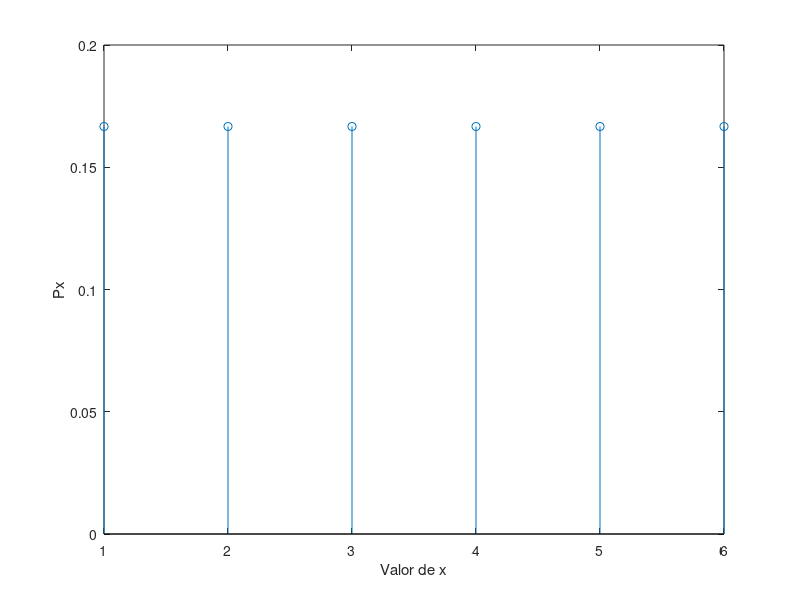
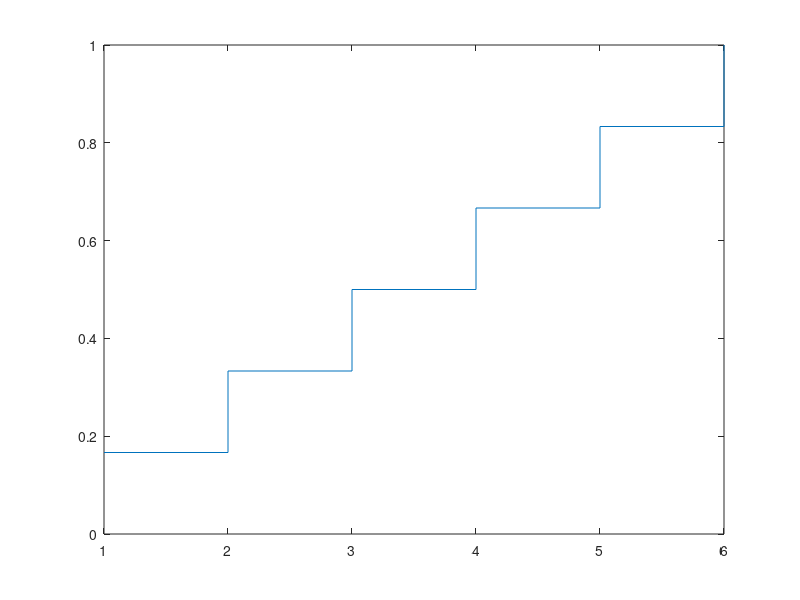

Write the MATLAB code that produced these figures, in order.
%%Considere a variavel aleat ´ oria ´ X correspondente a face que fica para cima no lanc¸amento de 1 dado. `
%Usando os valores teoricos: 

%a)Considere a variavel aleat ´ oria ´ X correspondente a face que fica para cima no lanc¸amento de 1 dado. `
%Usando os valores teoricos: 

x = [1, 2, 3, 4, 5, 6];
px =[1/6, 1/6, 1/6, 1/6, 1/6, 1/6];
figure
stem(x, px);
xlabel("Valor de x");
ylabel("Px");

%b)num segundo grafico da mesma figura, desenhe o gr ´ afico da func¸ ´ ao de distribuic¸ ˜ ao acumulada (use ˜
%a func¸ao˜ stairs do Matlab).
figure
b = cumsum(px);
stairs(x, b)